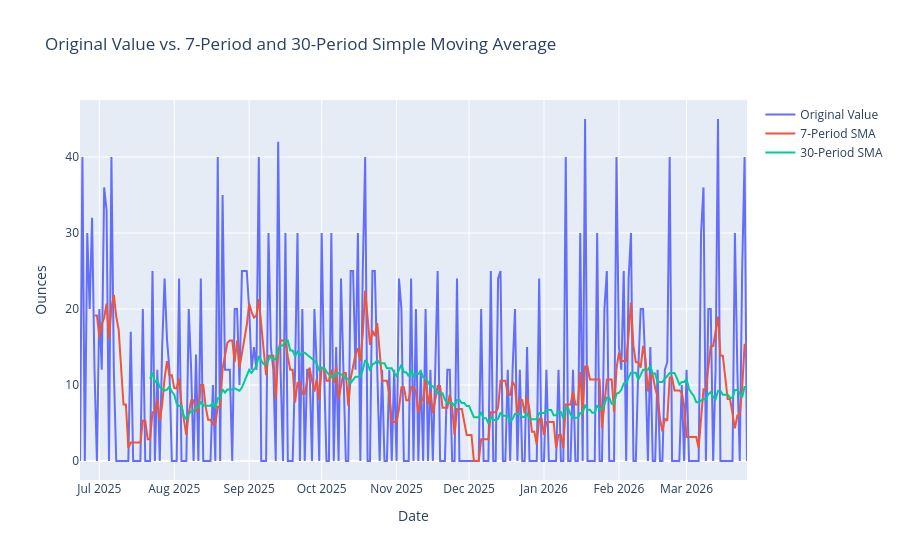

The notebook cell saved with this chart:
### Markdown cell above
Note: There are a large number of 0-ounce days

### Code cell
# Create plotly figure
fig = go.Figure()

# Add traces
fig.add_trace(go.Scatter(x=df['date'], y=df['ounces'], mode='lines', name='Original Value'))
fig.add_trace(go.Scatter(x=df['date'], y=df['SMA_7'], mode='lines', name='7-Period SMA'))
fig.add_trace(go.Scatter(x=df['date'], y=df['SMA_30'], mode='lines', name='30-Period SMA'))

# Update layout for better readability
fig.update_layout(
    title='Original Value vs. 7-Period and 30-Period Simple Moving Average',
    xaxis_title='Date',
    yaxis_title='Ounces'
)

# Show the plot
fig.show()

### Figure 1 — Plotly figure (JSON) as saved in the notebook; plotly's stock layout.template omitted (floating-point values rounded to 4 significant figures; data arrays with more than 128 entries replaced by an {"elided": "..."} marker saying what was removed)
{"data": [{"mode": "lines", "name": "Original Value", "type": "scatter", "x": {"elided": "277 str values"}, "y": {"elided": "277 float values"}}, {"mode": "lines", "name": "7-Period SMA", "type": "scatter", "x": {"elided": "277 str values"}, "y": {"elided": "277 float values"}}, {"mode": "lines", "name": "30-Period SMA", "type": "scatter", "x": {"elided": "277 str values"}, "y": {"elided": "277 float values"}}], "layout": {"title": {"text": "Original Value vs. 7-Period and 30-Period Simple Moving Average"}, "xaxis": {"title": {"text": "Date"}}, "yaxis": {"title": {"text": "Ounces"}}}}
